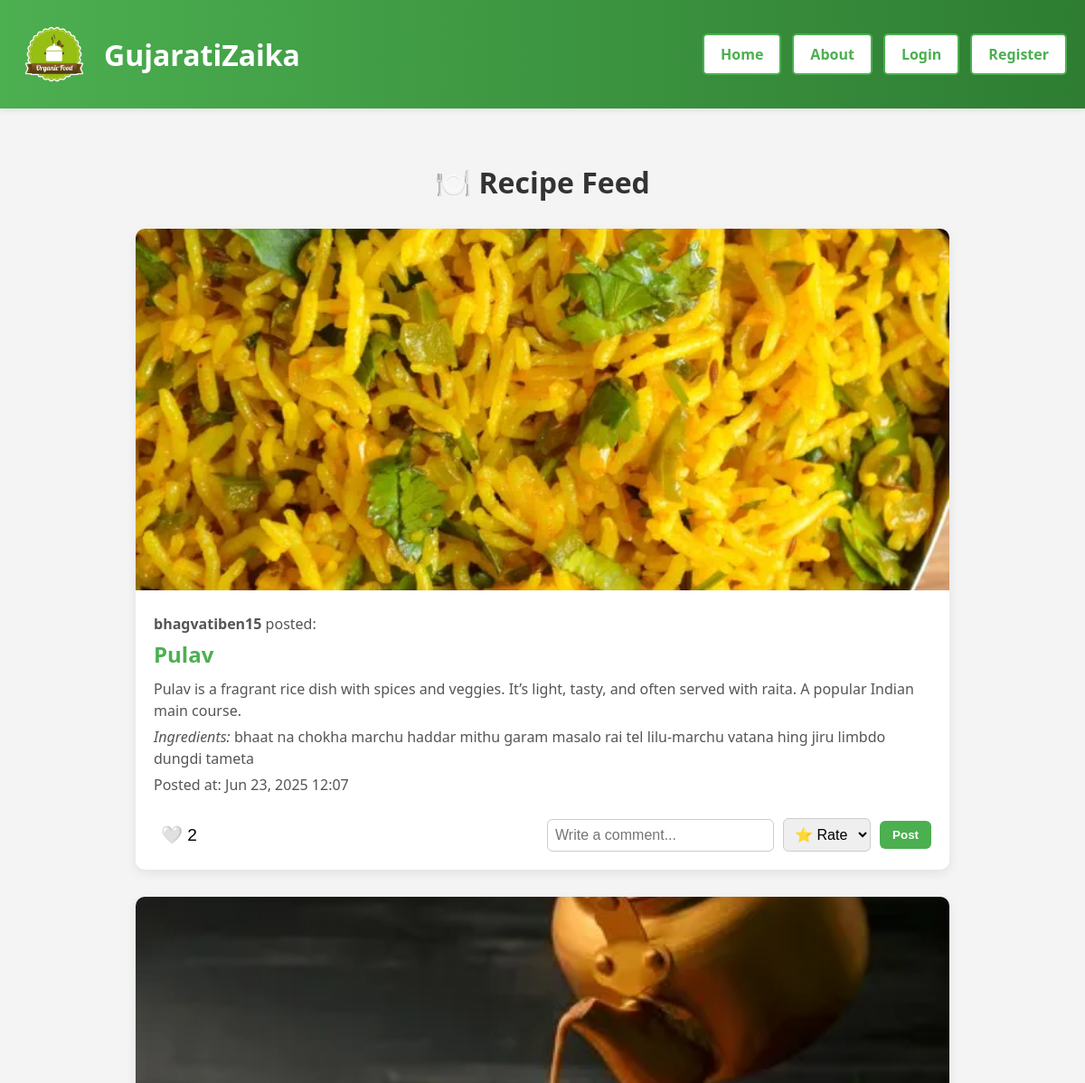
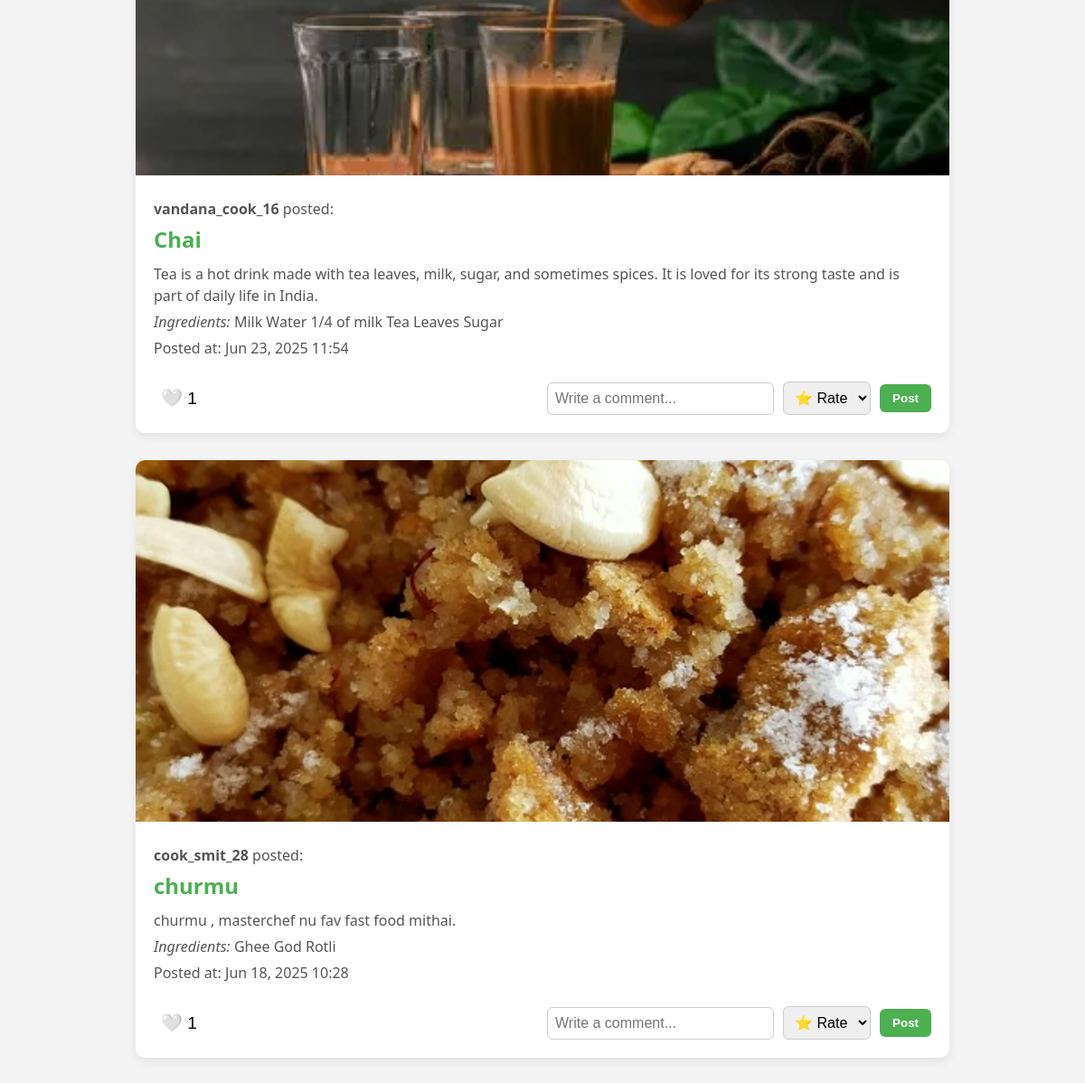
The page / on the database its author committed (2 pictures, top to bottom).
### recipeapp/models.py (models this page shows, shortened)
class Recipe(models.Model):
    title = models.CharField(max_length=200)
    description = models.TextField()
    ingredients = models.TextField()
    steps = models.TextField()
    cuisine = models.CharField(max_length=100)
    difficulty = models.CharField(max_length=50, choices=[
        ('Easy', 'Easy'),
        ('Medium', 'Medium'),
        ('Hard', 'Hard')
    ])
    image = models.ImageField(upload_to='recipe_images/')
    author = models.ForeignKey(User, on_delete=models.CASCADE)
    created_at = models.DateTimeField(auto_now_add=True)
    liked_by = models.ManyToManyField(User, related_name='liked_recipes', blank=True)
    def total_likes(self):
        return self.liked_by.count()

### recipeapp/views.py (the view)
# urls.py: path('',views.home_view, name='home'),   # or LoginView.as_view
def home_view(request):
    recipes = Recipe.objects.all().order_by('-created_at')
    comment_form = CommentForm()
    form = RecipeForm()
    if request.method == 'POST':
        if 'recipe_submit' in request.POST:
            form = RecipeForm(request.POST, request.FILES)
            if form.is_valid():
                recipe = form.save(commit=False)
                recipe.author = request.user
                recipe.save()
                return redirect('home')
        elif 'comment_submit' in request.POST:
            recipe_id = request.POST.get('recipe_id')
            recipe = get_object_or_404(Recipe, id=recipe_id)
            comment_form = CommentForm(request.POST)
            if comment_form.is_valid():
                comment = comment_form.save(commit=False)
                comment.user = request.user
                comment.recipe = recipe
                comment.save()
                return redirect('home')
    else:
        form = RecipeForm()
        comment_form = CommentForm()
    return render(request, 'dishes/home.html', {
        'recipes': recipes,
        'form': form,
        'comment_form': comment_form
    })

### recipeapp/forms.py
class RecipeForm(forms.ModelForm):
    class Meta:
        model = Recipe
        fields = ['title', 'ingredients','steps','description', 'image']

class CommentForm(forms.ModelForm):
    class Meta:
        model = Comment
        fields = ['text', 'rating']
        widgets = {
            'text': forms.Textarea(attrs={
                'rows': 1,
                'style': 'height: 36px; resize: vertical; padding: 8px; border-radius: 6px; width: 100%;',
                'placeholder': 'Write a comment...',
            }),
            'rating': forms.Select(attrs={
                'style': 'height: 36px; border-radius: 6px;'
            })
        }

### recipeapp/templates/dishes/home.html (shortened to what this page needs)
{% extends "dishes/base.html" %}
{% block content %}
<div class="container">
  <h1 class="feed-title">🍽️ Recipe Feed</h1>
  {% for recipe in recipes %}
  <div class="recipe-card">
    {% if recipe.image %}
    <img src="{{ recipe.image.url }}" alt="{{ recipe.title }}" class="recipe-image">
    {% endif %}
    <div class="recipe-content">
      <p><strong>{{ recipe.author.username }}</strong> posted:</p>
      <h2>{{ recipe.title }}</h2>
      <p>{{ recipe.description }}</p>
      <p><em>Ingredients:</em> {{ recipe.ingredients }}</p>
      <p class="recipe-meta">Posted at: {{ recipe.created_at|date:"M d, Y H:i" }}</p>
    </div>
    <div class="interaction-row">
      <form method="post" action="{% url 'like_recipe' recipe.id %}">
        <button type="submit" class="like-btn">
          {% if user in recipe.liked_by.all %}
            ❤️ {{ recipe.total_likes }}
          {% else %}
            🤍 {{ recipe.total_likes }}
          {% endif %}
        </button>
      </form>
      <form method="post">
        <input type="text" name="text" class="comment-input" placeholder="Write a comment..." required>
        <select name="rating" class="rating-select">
          <option value="" disabled selected>⭐ Rate</option>
        </select>
        <button type="submit" name="comment_submit" class="submit-btn">Post</button>
      </form>
    </div>
  </div>
  {% empty %}
  <p style="text-align: center; color: #777;">No recipes posted yet. Be the first to share your dish!</p>
  {% endfor %}
</div>
{% endblock %}

### recipeapp/templates/dishes/base.html (shortened to what this page needs)
<!DOCTYPE html>
<html lang="en">
<head>
  <link rel="stylesheet" href="https://cdnjs.cloudflare.com/ajax/libs/font-awesome/6.5.0/css/all.min.css">
</head>
<body>
  <header>
    <div class="logo">
      <img src="/static/images/organic-food_logo-removebg-preview.png" alt="GujaratiZaika Logo">
      <h1>GujaratiZaika</h1>
    </div>
    <nav>
      {% if user.is_authenticated %}
      <form method="post" action="{% url 'home' %}">
        {% csrf_token %}
        <button type="submit">Home</button>
      </form>
      <form method="post" action="{% url 'about' %}">
        {% csrf_token %}
        <button type="submit">About</button>
      </form>
      <form method="post" action="{% url 'logout' %}">
        {% csrf_token %}
        <button type="submit">Logout</button>
      </form>
      <a href="{% url 'add_recipe' %}">Add Your Recipe</a>
      <a id="profile" href="{% url 'profile' %}">
        <img src="https://img.icons8.com/ios-filled/24/ffffff/user-male-circle.png" alt="Profile">
      </a>
      {% else %}
      <a href="{% url 'home' %}">Home</a>
      <a href="{% url 'about' %}">About</a>
      <a href="{% url 'login' %}">Login</a>
      <a href="{% url 'register' %}">Register</a>
      {% endif %}
    </nav>
  </header>
  <main>
    {% block content %}{% endblock %}
  </main>
</body>
</html>

### recipeapp/templates/dishes/base.html (style rules this page uses)
body { font-family: 'Segoe UI', Tahoma, Geneva, Verdana, sans-serif; background: #f5f7fa; margin: 0; padding: 0; }
header { background: linear-gradient(90deg, #4CAF50, #2E7D32); color: #fff; padding: 20px; position: sticky; top: 0; z-index: 1000; box-shadow: 0 2px 6px rgba(0, 0, 0, 0.1); display: flex; justify-content: space-between; align-items: center; flex-wrap: wrap; }
.logo { display: flex; align-items: center; gap: 15px; }
.logo img { width: 80px; height: 80px; object-fit: contain; }
.logo h1 { font-size: 2em; margin: 0; }
nav { display: flex; flex-wrap: wrap; align-items: center; gap: 12px; }
nav a, nav form button { background: #fff; color: #4CAF50; padding: 10px 18px; text-decoration: none; border: 2px solid #4CAF50; border-radius: 5px; font-weight: 600; transition: all 0.3s ease; display: inline-flex; align-items: center; justify-content: center; }
main { padding: 30px 20px; max-width: 1000px; margin: auto; }

### recipeapp/templates/dishes/home.html (style rules this page uses)
body { background: #f4f4f4; margin: 0; padding: 0; font-family: 'Segoe UI', Tahoma, Geneva, Verdana, sans-serif; }
.container { max-width: 900px; margin: 30px auto; padding: 0 15px; }
.feed-title { text-align: center; color: #333; font-size: 2em; margin-bottom: 30px; }
.recipe-card { background: #fff; border-radius: 10px; box-shadow: 0 4px 12px rgba(0, 0, 0, 0.08); margin-bottom: 30px; overflow: hidden; transition: transform 0.2s ease, box-shadow 0.2s ease; }
.recipe-image { width: 100%; display: block; object-fit: cover; max-height: 400px; }
.recipe-content { padding: 20px; }
.recipe-content h2 { color: #4CAF50; margin: 0 0 10px; font-size: 1.5em; }
.recipe-content p { color: #555; margin: 5px 0; font-size: 1em; line-height: 1.5; }
.recipe-meta { color: #888; font-size: 0.9em; margin-top: 10px; }
.interaction-row { display: flex; gap: 10px; align-items: center; flex-wrap: wrap; padding: 0 20px 20px 20px; }
.interaction-row form { display: flex; align-items: center; gap: 10px; flex-wrap: wrap; flex: 1; }
.like-btn { background: none; border: none; font-size: 1.2em; cursor: pointer; padding: 4px 8px; }
.comment-input { flex: 1; min-width: 150px; padding: 8px; border-radius: 6px; border: 1px solid #ccc; font-size: 1em; }
.rating-select { padding: 8px; border-radius: 6px; border: 1px solid #ccc; font-size: 1em; }
.submit-btn { background: #4CAF50; color: #fff; border: none; padding: 8px 14px; border-radius: 6px; font-weight: 600; cursor: pointer; }

### rows shown on the page
Recipe: image (picture), author.username "bhagvatiben15", title "Pulav", description "Pulav is a fragrant rice dish with spices and veggies. It’s light, tasty, and often served with raita. A popular Indian main course.", ingredients "bhaat na chokha marchu haddar mithu garam masalo rai tel lilu-marchu vatana hing jiru limbdo dungdi tameta", created_at "Jun 23, 2025 12:07", total_likes "2"
Recipe: image (picture), author.username "vandana_cook_16", title "Chai", description "Tea is a hot drink made with tea leaves, milk, sugar, and sometimes spices. It is loved for its strong taste and is part of daily life in India.", ingredients "Milk Water 1/4 of milk Tea Leaves Sugar", created_at "Jun 23, 2025 11:54", total_likes "1"
Recipe: image (picture), author.username "cook_smit_28", title "churmu", description "churmu , masterchef nu fav fast food mithai.", ingredients "Ghee God Rotli", created_at "Jun 18, 2025 10:28", total_likes "1"
